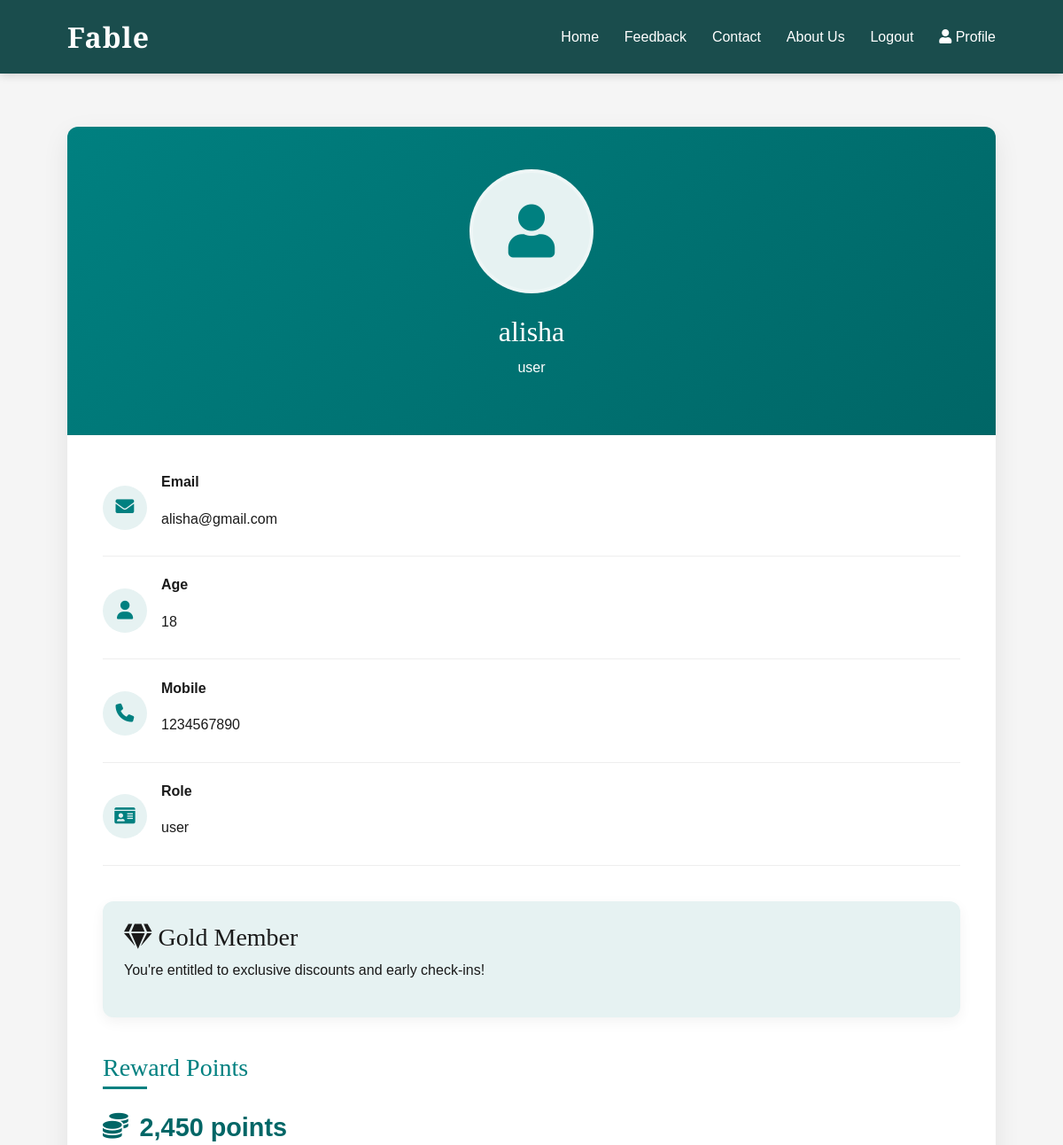
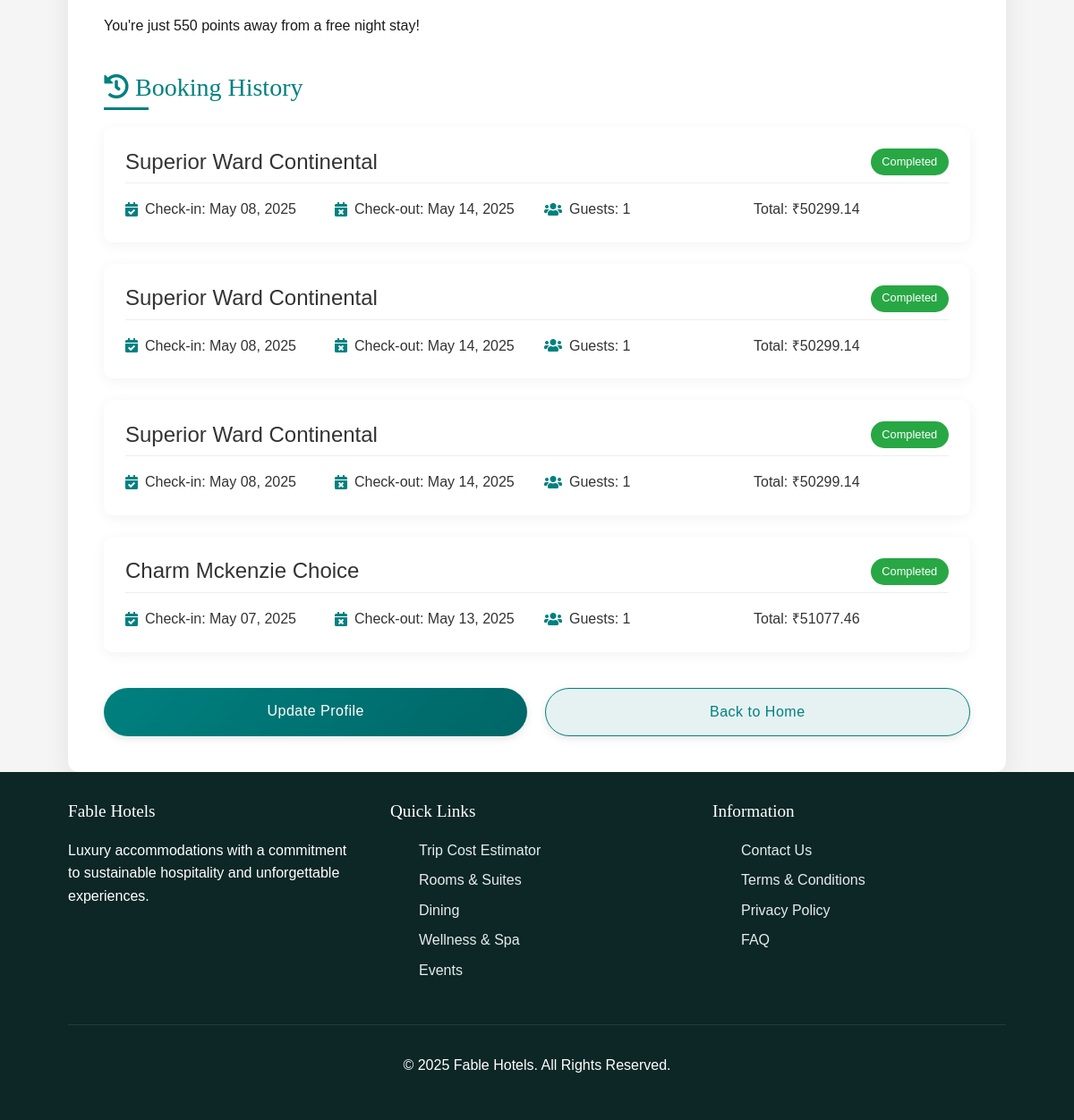
/AuthApp/profile/ (signed in), run on the app's committed database (2 pictures, top to bottom).
### AuthApp/models.py (models this page shows, shortened)
class AppUser(AbstractUser):
    GENDER_CHOICES = (
        ('Male', 'Male'),
        ('Female', 'Female'),
        ('Other', 'Other'),
    )
    email = models.EmailField(unique=True)
    ROLE_CHOICES = (
    ('user', 'User'),
    ('admin', 'Admin'),
    )
    role = models.CharField(max_length=20, choices=ROLE_CHOICES, default='user')
    name = models.CharField(max_length=100)
    phone = models.CharField(max_length=12)
    age = models.IntegerField()
    gender = models.CharField(max_length=10, choices=GENDER_CHOICES)
    username= None
    objects = AppUserManager()
    USERNAME_FIELD = 'email'
    REQUIRED_FIELDS = ['name', 'phone', 'age', 'gender']
    groups = models.ManyToManyField(
        'auth.Group',
        related_name='appuser_groups',  # Unique reverse accessor name
        blank=True,
        help_text='The groups this user belongs to.',
        verbose_name='groups',
    )
    user_permissions = models.ManyToManyField(
        'auth.Permission',
        related_name='appuser_permissions',  # Unique reverse accessor name
        blank=True,
        help_text='Specific permissions for this user.',
        verbose_name='user permissions',
    )

### HotelApp/models.py (models this page shows, shortened)
class Booking(models.Model):
    hotel_name = models.ForeignKey(Hotel, on_delete=models.CASCADE)
    user = models.ForeignKey(settings.AUTH_USER_MODEL, on_delete=models.CASCADE)  # Add this line
    check_in = models.DateField()
    check_out = models.DateField()
    guests = models.IntegerField()
    total_price = models.FloatField(default=0.0)  # Add this field to store the calculated price

class Hotel(models.Model):
    CATEGORIES = [
        ('amazing', 'Amazing'),
        ('beach', 'Beach'),
        ('luxury', 'Luxury'),
        ('countryside', 'Countryside'),
        ('spa', 'Spa and Wellness'),
        ('all', 'All Inclusive'),
        ('amazing-views', 'Amazing Views'),
        ('boutique', 'Boutique'),
        ('lakefront', 'Lakefront'),
        ('beachfront', 'Beachfront'),
        ('design', 'Design'),
        ('golf', 'Golf'),
    ]
    hotel_name = models.CharField(primary_key=True, max_length=20, unique=True)
    location = models.CharField(max_length=50)
    price = models.FloatField()
    guests = models.IntegerField()
    category = models.CharField(
        max_length=20,
        choices=CATEGORIES,
        default='amazing'
    )
    slug = models.SlugField(unique=True, max_length=50, null=True, blank=True)
    image1_url = models.URLField(blank=True, null=True)
    image2_url = models.URLField(blank=True, null=True)
    image3_url = models.URLField(blank=True, null=True)
    image4_url = models.URLField(blank=True, null=True)
    image5_url = models.URLField(blank=True, null=True)

### AuthApp/views.py (the view)
# urls.py: path('profile/', views.view_profile, name='view_profile'),
@login_required(login_url='login')
def view_profile(request):
    bookings = Booking.objects.filter(user=request.user).order_by('-check_in')
    return render(request, 'profile.html', {
        'user': request.user,
        'bookings': bookings  # Pass bookings to template
    })

### MainApp/templates/profile.html (shortened to what this page needs)
{% extends 'base2.html' %}
{% block main_block %}
<div class="container">
    <div class="profile-card">
        <div class="profile-header">
            <div class="profile-image">
                <i class="fas fa-user profile-icon"></i>
            </div>
            <h2>{{ user.name }}</h2>
            <p>{{user.role}}</p>
        </div>
        <div class="profile-content">
            <div class="profile-info">
                <div class="info-group">
                    <div class="info-icon">
                        <i class="fas fa-envelope"></i>
                    </div>
                    <div>
                        <p><strong>Email</strong></p>
                        <p>{{ user.email }}</p>
                    </div>
                </div>
                <div class="info-group">
                    <div class="info-icon">
                        <i class="fa-solid fa-user"></i>
                    </div>
                    <div>
                        <p><strong>Age</strong></p>
                        <p>{{ user.age}}</p>
                    </div>
                </div>
                <div class="info-group">
                    <div class="info-icon">
                        <i class="fa-solid fa-phone"></i>
                    </div>
                    <div>
                        <p><strong>Mobile</strong></p>
                        <p>{{ user.phone}}</p>
                    </div>
                </div>
                <div class="info-group">
                    <div class="info-icon">
                        <i class="fas fa-id-card"></i>
                    </div>
                    <div>
                        <p><strong>Role</strong></p>
                        <p>{{ user.role }}</p>
                    </div>
                </div>
            </div>
            <div class="membership-info">
                <h3><i class="fas fa-gem"></i> Gold Member</h3>
                <p>You're entitled to exclusive discounts and early check-ins!</p>
            </div>
            <div class="rewards-section">
                <h3>Reward Points</h3>
                <div class="rewards-points">
                    <i class="fas fa-coins"></i>
                    <span>2,450 points</span>
                </div>
                <p>You're just 550 points away from a free night stay!</p>
            </div>
            <div class="booking-history-section">
                <h3><i class="fas fa-history"></i> Booking History</h3>
                {% if bookings %}
                <div class="booking-list">
                    {% for booking in bookings %}
                    <div class="booking-item">
                        <div class="booking-header">
                            <h4>{{ booking.hotel_name.hotel_name }}</h4>
                            <span class="booking-status">Completed</span>
                        </div>
                        <div class="booking-details">
                            <div>
                                <i class="fas fa-calendar-check"></i>
                                <span>Check-in: {{ booking.check_in|date:"M d, Y" }}</span>
                            </div>
                            <div>
                                <i class="fas fa-calendar-times"></i>
                                <span>Check-out: {{ booking.check_out|date:"M d, Y" }}</span>
                            </div>
                            <div>
                                <i class="fas fa-users"></i>
                                <span>Guests: {{ booking.guests }}</span>
                            </div>
                            <div>
                                <span>Total: ₹{{ booking.total_price }}</span>
                            </div>
                        </div>
                    </div>
                    {% endfor %}
                </div>
                {% else %}
                <p>No bookings found.</p>
                {% endif %}
            </div>
            <div class="action-buttons">
                <a href="{% url 'edit_profile' %}" class="btn btn-primary" data-bs-toggle="modal"
                    data-bs-target="#updateProfileModal">Update
                    Profile</a>
                <a href="{% url 'hotel_list' %}" class="btn btn-secondary">Back to Home</a>
            </div>
        </div>
    </div>
</div>
{% endblock %}

### MainApp/templates/profile.html (style rules this page uses)
:root { --primary-color: #008080; --secondary-color: #006666; --accent-color: #e6f2f2; --text-color: #333333; --light-text: #f5f5f5; --animation-timing: 0.5s; }
h1, h2, h3 { font-family: 'Playfair Display', serif; }
.container { max-width: 600px; margin: 2rem auto; padding: 0 1rem; animation: fadeIn 1s ease-out; }
.profile-card { background-color: white; border-radius: 12px; box-shadow: 0 10px 30px rgba(0, 0, 0, 0.08); overflow: hidden; transition: transform var(--animation-timing), box-shadow var(--animation-timing); margin-top: 60px; }
.booking-history-section { margin-top: 2.5rem; animation: fadeIn 1s ease-out; }
.booking-history-section h3 { color: var(--primary-color); margin-bottom: 1.2rem; position: relative; padding-bottom: 0.5rem; }
.booking-history-section h3:after { content: ''; position: absolute; bottom: 0; left: 0; width: 50px; height: 3px; background-color: var(--primary-color); transition: width 0.3s ease; }
.booking-list { display: grid; gap: 1.5rem; }
.booking-item { background-color: white; border-radius: 10px; padding: 1.5rem; box-shadow: 0 3px 15px rgba(0, 0, 0, 0.05); transition: transform 0.3s ease, box-shadow 0.3s ease; }
.booking-header { display: flex; justify-content: space-between; align-items: center; margin-bottom: 1rem; padding-bottom: 0.5rem; border-bottom: 1px solid #eee; }
.booking-header h4 { margin: 0; color: var(--text-color); }
.booking-status { background-color: #28a745; color: white; padding: 0.3rem 0.8rem; border-radius: 20px; font-size: 0.8rem; font-weight: 500; }
.booking-details { display: grid; grid-template-columns: repeat(auto-fit, minmax(150px, 1fr)); gap: 1rem; }
.booking-details div { display: flex; align-items: center; gap: 0.5rem; color: var(--text-color); }
.booking-details i { color: var(--primary-color); }
.profile-header { background: linear-gradient(135deg, var(--primary-color), var(--secondary-color)); color: white; padding: 3rem 2rem; text-align: center; position: relative; }
.profile-image { width: 140px; height: 140px; border-radius: 50%; background-color: var(--accent-color); margin: 0 auto 1.5rem; display: flex; justify-content: center; align-items: center; border: 4px solid rgba(255, 255, 255, 0.3); transition: transform 0.3s ease; animation: pulse 2s infinite; }
.profile-icon { font-size: 60px; color: var(--primary-color); }
.profile-content { padding: 2.5rem; }
.profile-info { margin-bottom: 2.5rem; }
.info-group { display: flex; align-items: center; margin-bottom: 1.2rem; padding-bottom: 0.8rem; border-bottom: 1px solid #eee; transition: transform var(--animation-timing); }
.info-icon { width: 50px; height: 50px; display: flex; align-items: center; justify-content: center; color: var(--primary-color); font-size: 1.3rem; border-radius: 50%; background-color: var(--accent-color); margin-right: 1rem; transition: all var(--animation-timing); }
.membership-info { background-color: var(--accent-color); border-radius: 12px; padding: 1.5rem; margin-bottom: 2.5rem; box-shadow: 0 5px 15px rgba(0, 0, 0, 0.05); transition: transform var(--animation-timing); animation: slideIn 0.8s ease-out; }
.rewards-section h3 { color: var(--primary-color); margin-bottom: 1.2rem; position: relative; padding-bottom: 0.5rem; }
.rewards-section h3:after { content: ''; position: absolute; bottom: 0; left: 0; width: 50px; height: 3px; background-color: var(--primary-color); transition: width 0.3s ease; }
.rewards-points { display: flex; align-items: center; gap: 0.8rem; font-size: 1.8rem; font-weight: 600; color: var(--secondary-color); margin-bottom: 0.8rem; }
.rewards-points i { animation: spin 4s linear infinite; }
.action-buttons { display: flex; flex-wrap: wrap; gap: 1.2rem; margin-top: 2.5rem; }
.btn { display: inline-block; padding: 0.9rem 1.5rem; border-radius: 50px; text-decoration: none; font-weight: 500; transition: all 0.3s ease; text-align: center; flex: 1; min-width: 140px; position: relative; overflow: hidden; letter-spacing: 0.5px; box-shadow: 0 3px 10px rgba(0, 0, 0, 0.1); z-index: 1; }
.btn::before { content: ''; position: absolute; top: 0; left: -100%; width: 100%; height: 100%; background: linear-gradient(90deg, transparent, rgba(255, 255, 255, 0.2), transparent); transition: 0.5s; z-index: -1; }
.btn-primary { background: linear-gradient(135deg, var(--primary-color), var(--secondary-color)); color: white; border: none; }
.btn-secondary { background-color: var(--accent-color); color: var(--primary-color); border: 1px solid var(--primary-color); }

### data on the page
AppUser: name "alisha", role "user", email "alisha@gmail.com", age "18", phone "1234567890"
Booking: hotel_name.hotel_name "Superior Ward Continental", check_in "May 08, 2025", check_out "May 14, 2025", guests "1", total_price "50299.14"
Booking: hotel_name.hotel_name "Superior Ward Continental", check_in "May 08, 2025", check_out "May 14, 2025", guests "1", total_price "50299.14"
Booking: hotel_name.hotel_name "Superior Ward Continental", check_in "May 08, 2025", check_out "May 14, 2025", guests "1", total_price "50299.14"
Booking: hotel_name.hotel_name "Charm Mckenzie Choice", check_in "May 07, 2025", check_out "May 13, 2025", guests "1", total_price "51077.46"
